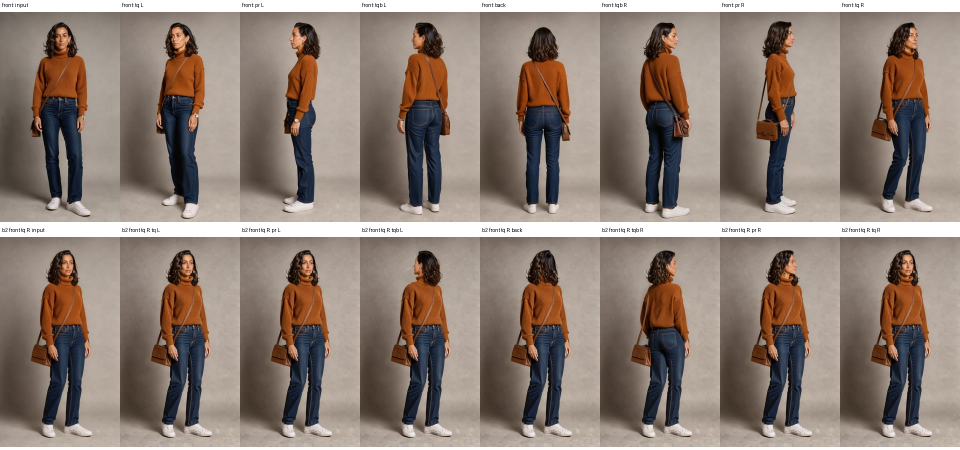
#> input picture .agents/mpi-kanban/tasks/MPI-1039/research/sheets/body_b3.jpg, 1920 x 900 px, given in place of mpi1042art_fisher_sheet.png, which was not available (shown at 1/2 size)
$ python qage2p.py out.png
#> lines starting #> are read from the running program, lines starting #| are printed output that depends on the picture; pictures that were not available may be replaced by others from this repository, and a replacement may not be noted
"""MPI-1041 bench, batch 14: the fisher at 10, the case no one-pass edit solved (batches 11-13: Klein turns the BODIES
into a boy but leaves the portrait old; Boogu keeps the white beard everywhere). Fabio's exact-age wording, seed 42.
  2p  = batch 6's B shape on Klein: the body half leads (it carries the change), then the portrait half - alone
        (2p_alone), and with the pass-1 boy as image 2 (2p_ref); stitched back at x 896
  nb  = one pass on the whole sheet + a generic clause for a boy under 15 ("a child's smooth face, no beard and no
        wrinkles"), on Klein and on Boogu
Clothed sheet only (plan.md HARD LIMIT). usage: qage2p.py <out_dir>   - execute only under gpu_lease"""
import json, os, shutil, subprocess, sys
from PIL import Image

OUT = sys.argv[1]
os.makedirs(OUT, exist_ok=True)
HERE = os.path.dirname(os.path.abspath(__file__))
REPO = os.path.abspath(os.path.join(HERE, '../../../../../..'))
RUN_API = os.path.join(REPO, '.agents/mpi-kanban/tasks/MPI-1042/research/bench-tools/run_api.py')
INP = 'G:/ComfyUi/ComfyUI/input'
KLEIN = 'G:/ComfyUi/ComfyUI/output/mpi1041_q1/klein9b_edit_api.json'
BOOGU = os.path.join(OUT, 'boogu_api.json')   # batch 12's copy (as shipped)
SHEET_MP, HALF_MP = 1792 * 1120 / 2 ** 20, 896 * 1120 / 2 ** 20
M = 'Change the man in this {} to be a younger version of himself as a 10-year-old boy'
L1 = ' Make the same change in the close-up portrait on the right. Keep everything else exactly as it is.'


def job(tag, img, prompt, api=KLEIN, mp=None, img2=None):
    s = {'Input_Image': {'image': img}, 'Input_Positive': {'string': prompt}, 'Input_Seed': {'int': 42}}
    if api == KLEIN:
        s['Input_wf_type'] = {'int': 4}
    if mp:
        s['Edit_Scale'] = {'megapixels': mp}
    if img2:
        s['Input_Image_2'] = {'image': img2}
    return {'tag': tag, 'api': api, 'set': s}


def run(spec, name):
    p = os.path.join(OUT, name)
    json.dump(spec, open(p, 'w', encoding='utf-8'), indent=1)
    subprocess.run([sys.executable, RUN_API, OUT, p], check=True)


im = Image.open(os.path.join(INP, 'mpi1042art_fisher_sheet.png')).convert('RGB')
#> im is the input picture: PIL image 1920x900 RGB; mean R, G, B 141.1, 126.4, 117
im.crop((0, 0, 896, 1120)).save(os.path.join(INP, 'mpi1041age_fisher_L.png'))
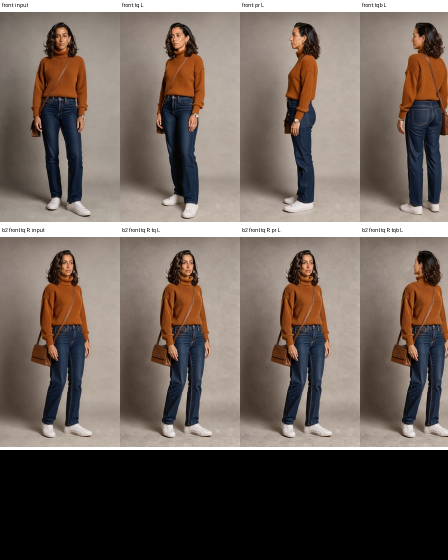
#> saved as mpi1041age_fisher_L.png: PIL image 896x1120 RGB (shown at 1/2 size); mean R, G, B 111, 99.1, 91.6
im.crop((896, 0, 1792, 1120)).save(os.path.join(INP, 'mpi1041age_fisher_R.png'))
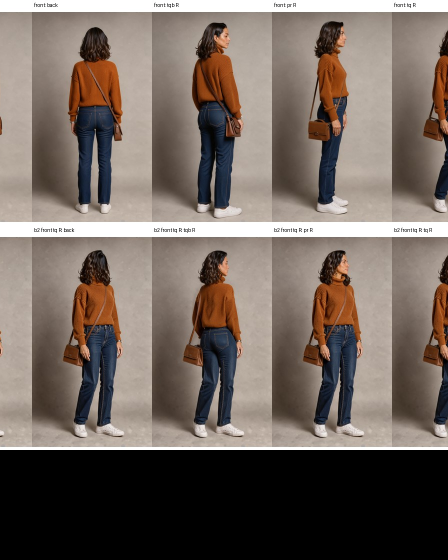
#> saved as mpi1041age_fisher_R.png: PIL image 896x1120 RGB (shown at 1/2 size); mean R, G, B 114.5, 102.8, 95.2
NB = ", with a child's smooth face, no beard and no wrinkles, wearing the same clothes."
run([job('2p_P1_fisher', 'mpi1041age_fisher_L.png', M.format('image') + ', wearing the same clothes. Keep everything '
         'else exactly as it is.', mp=HALF_MP),
     job('kleinnb_age10_fisher', 'mpi1042art_fisher_sheet.png', M.format('character sheet') + NB + L1),
     job('boogunb_age10_fisher', 'mpi1042art_fisher_sheet.png', M.format('character sheet') + NB + L1, api=BOOGU)],
    'qage2p_A_spec.json')
shutil.copy(os.path.join(OUT, '2p_P1_fisher.png'), os.path.join(INP, 'mpi1041age_P1_fisher.png'))
run([job('2p_alone_R', 'mpi1041age_fisher_R.png', M.format('close-up portrait') + ', wearing the same clothes. Keep '
         'everything else exactly as it is.', mp=HALF_MP),
     job('2p_ref_R', 'mpi1041age_fisher_R.png', M.format('close-up portrait') + ': the same boy as in image 2, with his '
         'face and his hair. Keep the hat, the clothes, the framing and everything else exactly as they are.',
         mp=HALF_MP, img2='mpi1041age_P1_fisher.png')], 'qage2p_B_spec.json')
left = Image.open(os.path.join(OUT, '2p_P1_fisher.png')).convert('RGB').resize((896, 1120))
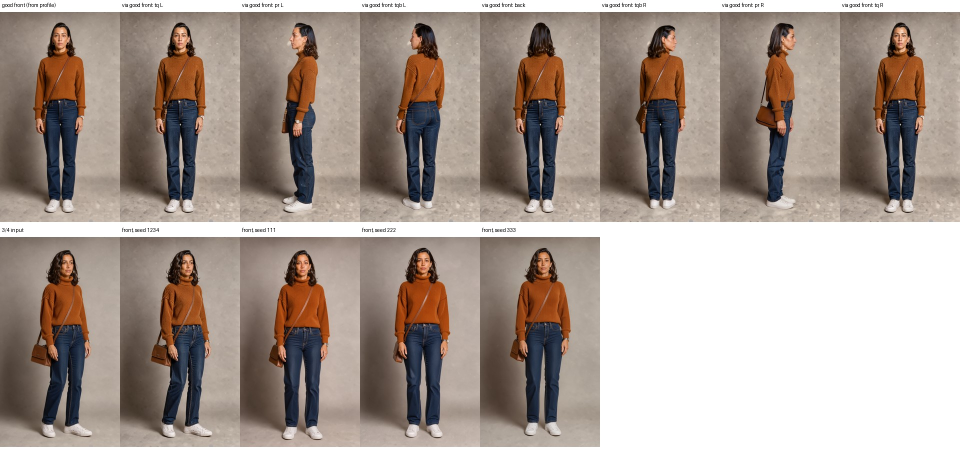
#> input picture .agents/mpi-kanban/tasks/MPI-1039/research/sheets/body_b5.jpg, 1920 x 900 px, given in place of 2p_P1_fisher.png, which was not available (shown at 1/2 size)
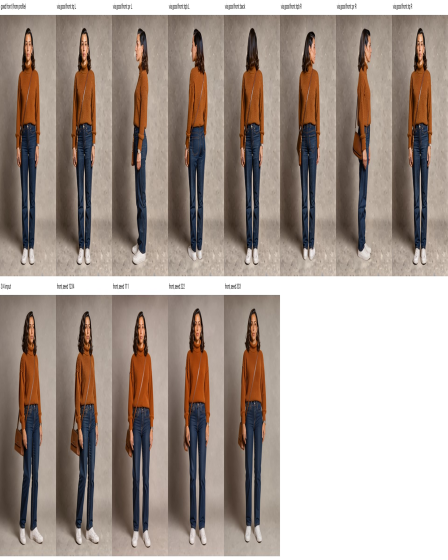
#> left: PIL image 896x1120 RGB (shown at 1/2 size); mean R, G, B 165.6, 152.5, 144.2
for k in ('alone', 'ref'):
    sheet = Image.new('RGB', (1792, 1120))
#> sheet: PIL image 1792x1120 RGB; every value is 0
    sheet.paste(left, (0, 0))
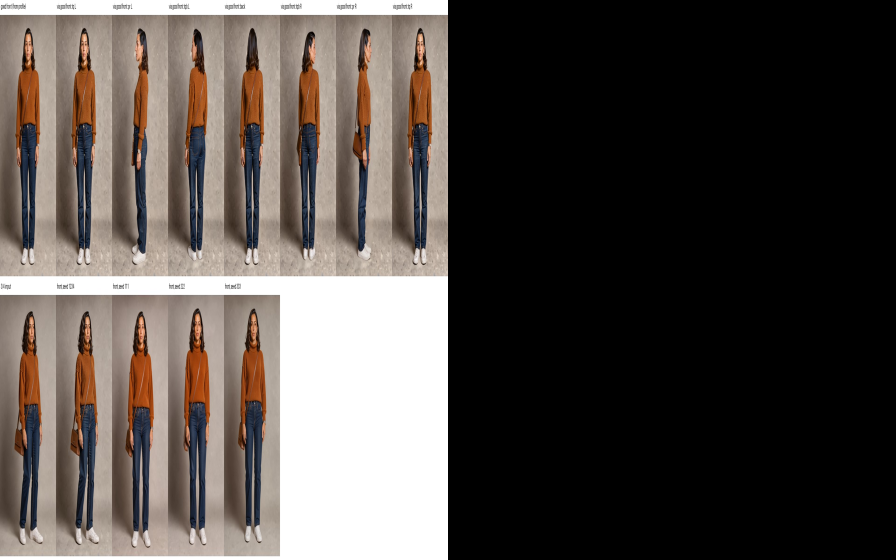
#> sheet: PIL image 1792x1120 RGB (shown at 1/2 size); mean R, G, B 82.8, 76.3, 72.1
    sheet.paste(Image.open(os.path.join(OUT, f'2p_{k}_R.png')).convert('RGB').resize((896, 1120)), (896, 0))
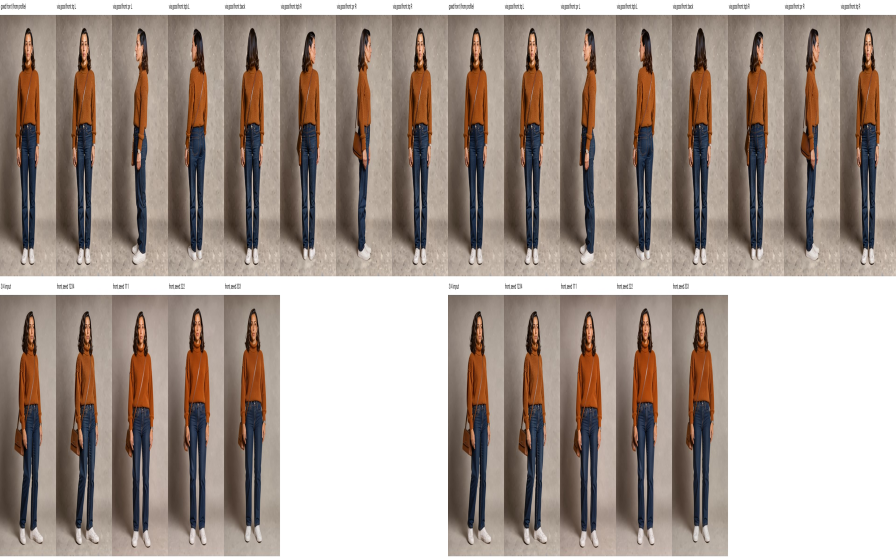
#> sheet: PIL image 1792x1120 RGB (shown at 1/2 size); mean R, G, B 165.6, 152.5, 144.2
#> (the run stopped early here; a loop or call above may not have finished)
